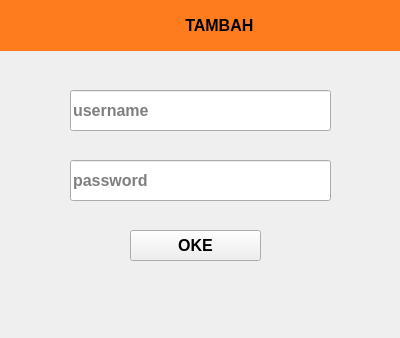
<?xml version="1.0" encoding="UTF-8"?>
<ui version="4.0">
 <class>Form</class>
 <widget class="QWidget" name="Form">
  <property name="geometry">
   <rect>
    <x>0</x>
    <y>0</y>
    <width>400</width>
    <height>338</height>
   </rect>
  </property>
  <property name="font">
   <font>
    <family>Arial</family>
    <pointsize>12</pointsize>
    <weight>75</weight>
    <bold>true</bold>
   </font>
  </property>
  <property name="windowTitle">
   <string>Form</string>
  </property>
  <widget class="QLabel" name="label">
   <property name="geometry">
    <rect>
     <x>-10</x>
     <y>0</y>
     <width>411</width>
     <height>51</height>
    </rect>
   </property>
   <property name="styleSheet">
    <string notr="true">background-color: rgb(255, 124, 30);

</string>
   </property>
   <property name="text">
    <string>                                            TAMBAH </string>
   </property>
  </widget>
  <widget class="QLineEdit" name="username">
   <property name="geometry">
    <rect>
     <x>70</x>
     <y>90</y>
     <width>261</width>
     <height>41</height>
    </rect>
   </property>
   <property name="placeholderText">
    <string>username</string>
   </property>
  </widget>
  <widget class="QLineEdit" name="password">
   <property name="geometry">
    <rect>
     <x>70</x>
     <y>160</y>
     <width>261</width>
     <height>41</height>
    </rect>
   </property>
   <property name="placeholderText">
    <string>password</string>
   </property>
  </widget>
  <widget class="QPushButton" name="tambah">
   <property name="geometry">
    <rect>
     <x>130</x>
     <y>230</y>
     <width>131</width>
     <height>31</height>
    </rect>
   </property>
   <property name="text">
    <string>OKE</string>
   </property>
  </widget>
  <widget class="QLabel" name="cek">
   <property name="geometry">
    <rect>
     <x>20</x>
     <y>270</y>
     <width>171</width>
     <height>16</height>
    </rect>
   </property>
   <property name="font">
    <font>
     <pointsize>8</pointsize>
    </font>
   </property>
   <property name="text">
    <string/>
   </property>
  </widget>
 </widget>
 <resources/>
 <connections/>
</ui>
